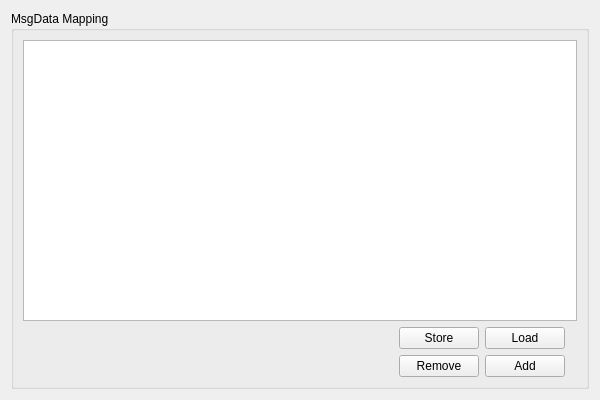
<?xml version="1.0" encoding="UTF-8"?>
<ui version="4.0">
 <class>MsgDataMappingWidget</class>
 <widget class="QWidget" name="MsgDataMappingWidget">
  <property name="geometry">
   <rect>
    <x>0</x>
    <y>0</y>
    <width>600</width>
    <height>400</height>
   </rect>
  </property>
  <property name="windowTitle">
   <string>Form</string>
  </property>
  <layout class="QVBoxLayout" name="verticalLayout">
   <item>
    <widget class="QGroupBox" name="groupBox_9">
     <property name="sizePolicy">
      <sizepolicy hsizetype="Preferred" vsizetype="Preferred">
       <horstretch>0</horstretch>
       <verstretch>1</verstretch>
      </sizepolicy>
     </property>
     <property name="title">
      <string>MsgData Mapping</string>
     </property>
     <layout class="QGridLayout" name="gridLayout_4">
      <item row="5" column="0">
       <spacer name="StoreLoadSpacer">
        <property name="orientation">
         <enum>Qt::Horizontal</enum>
        </property>
        <property name="sizeHint" stdset="0">
         <size>
          <width>40</width>
          <height>20</height>
         </size>
        </property>
       </spacer>
      </item>
      <item row="5" column="3">
       <widget class="QPushButton" name="msgDataLoadBtn">
        <property name="toolTip">
         <string>Load an ID configuration (*.json)</string>
        </property>
        <property name="text">
         <string>Load</string>
        </property>
       </widget>
      </item>
      <item row="0" column="0" rowspan="5" colspan="6">
       <widget class="QTableView" name="msgDataTableView">
        <property name="toolTip">
         <string>&lt;html&gt;&lt;head/&gt;&lt;body&gt;&lt;p&gt;ID configuration browser which shows all currently available IDs and their parsing configuration.&lt;/p&gt;&lt;p&gt;Either load a whole ID configuration with the Load button or Add/Remove  IDs to the current configuration. &lt;/p&gt;&lt;p&gt;The current configuration can be saved (*.json) with the store button.&lt;/p&gt;&lt;/body&gt;&lt;/html&gt;</string>
        </property>
       </widget>
      </item>
      <item row="5" column="2">
       <widget class="QPushButton" name="msgDataStoreBtn">
        <property name="toolTip">
         <string>Save the current ID configuration (*.json) to a file</string>
        </property>
        <property name="text">
         <string>Store</string>
        </property>
       </widget>
      </item>
      <item row="6" column="3">
       <widget class="QPushButton" name="msgDataAddBtn">
        <property name="toolTip">
         <string>&lt;html&gt;&lt;head/&gt;&lt;body&gt;&lt;p&gt;Add a new ID configuration entry to the current ID configuration. The ID configuration tool is called.&lt;/p&gt;&lt;p&gt;The new entry will be appended to the list.&lt;/p&gt;&lt;/body&gt;&lt;/html&gt;</string>
        </property>
        <property name="text">
         <string>Add</string>
        </property>
       </widget>
      </item>
      <item row="6" column="2">
       <widget class="QPushButton" name="msgDataRemoveBtn">
        <property name="toolTip">
         <string>Remove the selected entry from the current ID configuration.</string>
        </property>
        <property name="text">
         <string>Remove</string>
        </property>
       </widget>
      </item>
      <item row="6" column="0">
       <spacer name="RemoveAddSpacer">
        <property name="orientation">
         <enum>Qt::Horizontal</enum>
        </property>
        <property name="sizeHint" stdset="0">
         <size>
          <width>40</width>
          <height>20</height>
         </size>
        </property>
       </spacer>
      </item>
     </layout>
    </widget>
   </item>
  </layout>
 </widget>
 <resources/>
 <connections/>
</ui>
